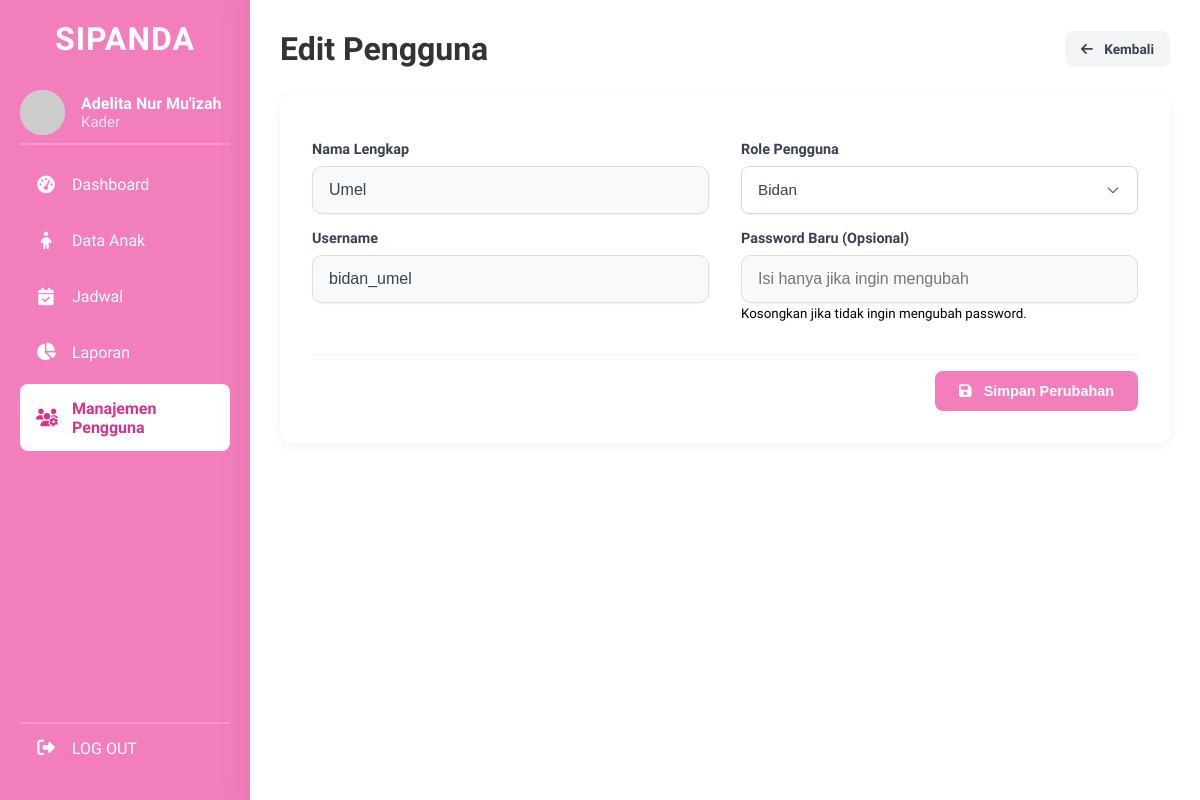
The app's page /edit_pengguna.php?id=1 (signed in) with its own data.
### tables this page shows
CREATE TABLE `users` (
  `id_user` int(11) NOT NULL,
  `nama_lengkap` varchar(100) NOT NULL,
  `username` varchar(50) NOT NULL,
  `password` varchar(255) NOT NULL,
  `role` enum('kader','bidan') NOT NULL,
  `created_at` timestamp NOT NULL DEFAULT current_timestamp(),
  `is_active` tinyint(1) DEFAULT 1
);

### edit_pengguna.php (the view, shortened to what this page needs)
<?php
require 'config/database.php';
$id_user_edit = $_GET['id'];
$stmt = $conn->prepare("SELECT id_user, nama_lengkap, username, role FROM users WHERE id_user = ?");
$stmt->bind_param("i", $id_user_edit);
$stmt->execute();
$result = $stmt->get_result();
$user = $result->fetch_assoc();
include 'templates/header.php';
?>
<div class="dashboard-container">
    <aside class="sidebar">
        <div class="sidebar-header">
            <h2>SIPANDA</h2>
        </div>
        <div class="sidebar-user">
            <img src="https://ui-avatars.com/api/?name=<?= urlencode($_SESSION['nama_lengkap']) ?>&background=FBCFE8&color=B42373"
                alt="User Avatar">
            <div class="user-info">
                <h4><?= htmlspecialchars($_SESSION['nama_lengkap']) ?></h4>
                <p><?= htmlspecialchars(ucfirst($_SESSION['role'])) ?></p>
            </div>
        </div>
        <ul class="sidebar-nav">
            <li><a href="dashboard_kader.php"><i class="fa-solid fa-tachometer-alt"></i> Dashboard</a></li>
            <li><a href="data_anak.php"><i class="fa-solid fa-child"></i> Data Anak</a></li>
            <li><a href="jadwal_imunisasi.php"><i class="fa-solid fa-calendar-check"></i> Jadwal</a></li>
            <li><a href="laporan.php"><i class="fa-solid fa-chart-pie"></i> Laporan</a></li>
            <li><a href="manajemen_pengguna.php" class="active"><i class="fa-solid fa-users-cog"></i> Manajemen
                    Pengguna</a></li>
        </ul>
        <div class="sidebar-footer">
            <ul class="sidebar-nav">
                <li><a href="<?= BASE_URL ?>/logout.php"><i class="fa-solid fa-right-from-bracket"></i> LOG OUT</a></li>
            </ul>
        </div>
    </aside>
    <main class="main-content">
        <div class="main-header">
            <h1>Edit Pengguna</h1>
            <a href="manajemen_pengguna.php" class="btn-kembali"><i class="fa-solid fa-arrow-left"></i> Kembali</a>
        </div>
        <div class="form-card">
            <form action="process/proses_edit_pengguna.php" method="POST">
                <div class="form-grid">
                    <div class="form-column">
                        <div class="form-group">
                            <label for="nama_lengkap">Nama Lengkap</label>
                            <input type="text" id="nama_lengkap" name="nama_lengkap" class="form-input"
                                value="<?= htmlspecialchars($user['nama_lengkap']) ?>" required>
                        </div>
                        <div class="form-group">
                            <label for="username">Username</label>
                            <input type="text" id="username" name="username" class="form-input"
                                value="<?= htmlspecialchars($user['username']) ?>" required>
                        </div>
                    </div>
                    <div class="form-column">
                        <div class="form-group">
                            <label for="role">Role Pengguna</label>
                            <select id="role" name="role" class="form-select" required>
                                <option value="bidan" <?= ($user['role'] == 'bidan') ? 'selected' : '' ?>>Bidan</option>
                            </select>
                        </div>
                        <div class="form-group">
                            <label for="password">Password Baru (Opsional)</label>
                            <input type="password" id="password" name="password" class="form-input"
                                placeholder="Isi hanya jika ingin mengubah" minlength="6">
                            <small>Kosongkan jika tidak ingin mengubah password.</small>
                        </div>
                    </div>
                </div>
                <div class="form-actions">
                    <button type="submit" class="btn-simpan">
                        <i class="fa-solid fa-save"></i> Simpan Perubahan
                    </button>
                </div>
            </form>
        </div>
    </main>
</div>
<?php $conn->close();
include 'templates/footer.php';  ?>

### assets/css/style.css (style rules this page uses)
* { margin: 0; padding: 0; box-sizing: border-box; }
body { font-family: "Baloo 2", cursive; background-color: white; min-height: 100vh; }
label { display: block; margin-bottom: 0.5rem; font-size: 14px; color: #444; font-weight: 500; }
input[type="text"], input[type="date"], input[type="password"] { width: 100%; padding: 0.8rem 1rem; border: 1px solid #ddd; border-radius: 10px; font-size: 1rem; background-color: #f8f9fb; transition: border-color 0.2s ease, box-shadow 0.2s ease; }

### assets/css/dashboard.css (style rules this page uses)
*, *::before, *::after { box-sizing: border-box; }
body.dashboard-body { display: block; justify-content: normal; align-items: normal; min-height: 100vh; background-color: white; }
.dashboard-container { display: flex; width: 100%; min-height: 100vh; }
.sidebar { width: 250px; background-color: #f37ebc; color: white; display: flex; flex-direction: column; padding: 20px; flex-shrink: 0; box-sizing: border-box; position: sticky; top: 0; height: 100vh; }
.sidebar-header { margin-bottom: 2rem; }
.sidebar-header h2 { font-size: 32px; font-weight: 700; text-align: center; letter-spacing: 1px; }
.sidebar-user { display: flex; align-items: center; margin-bottom: 1rem; padding-bottom: 0.5rem; border-bottom: 2px solid rgba(255, 255, 255, 0.2); }
.sidebar-user img { width: 45px; height: 45px; border-radius: 50%; margin-right: 1rem; background-color: #fbcfe8; }
.user-info h4 { font-size: 1rem; font-weight: 600; margin: 0; }
.user-info p { font-size: 15px; margin: 0; opacity: 0.8; }
.sidebar-nav { list-style: none; padding: 0; margin: 0; flex-grow: 1; }
.sidebar-nav li { margin-bottom: 0.5rem; }
.sidebar-nav a { display: flex; align-items: center; padding: 0.9rem 1rem; border-radius: 0.5rem; text-decoration: none; color: white; font-weight: 500; transition: background-color 0.2s ease; }
.sidebar-nav a i { width: 20px; margin-right: 1rem; font-size: 1.1rem; text-align: center; }
.sidebar-nav a.active { background-color: white; color: #d6338a; font-weight: 600; }
.sidebar-footer { margin-top: 0.5rem; border-top: 2px solid rgba(255, 255, 255, 0.2); }
.main-content { flex-grow: 1; padding: 1.5rem 2rem; background-color: #ffffff; box-shadow: -10px 0 25px rgba(0, 0, 0, 0.05); z-index: 10; }
.main-header { display: flex; justify-content: flex-start; align-items: center; margin-bottom: 0.5rem; }
.main-header h1 { font-size: 2rem; font-weight: 700; color: #333333; }
.card, .table-wrapper, .form-card, .profile-card { box-shadow: 0 2px 8px rgba(0, 0, 0, 0.05); }
.form-card { background-color: white; border-radius: 0.75rem; padding: 2rem; box-shadow: 0 4px 12px rgba(0, 0, 0, 0.05); }
.form-grid { display: grid; grid-template-columns: 1fr 1fr; gap: 2rem; }
.form-group label { display: block; font-weight: 600; color: #374151; margin-bottom: 0.5rem; font-size: 0.9rem; padding-top: 1rem; }
.form-input, .form-select, .form-textarea { width: 100%; padding: 0.75rem 1rem; border: 1px solid #d1d5db; border-radius: 0.5rem; font-size: 0.95rem; font-family: "Poppins", sans-serif; transition: border-color 0.2s, box-shadow 0.2s; background-color: #fff; color: #374151; box-shadow: 0 1px 2px rgba(0, 0, 0, 0.05); }
.form-select { appearance: none; -webkit-appearance: none; -moz-appearance: none; background-repeat: no-repeat; background-position: right 1rem center; background-size: 1rem; padding-right: 2.5rem; cursor: pointer; }
.form-input, .form-select { height: 48px; line-height: 1.5; }
.form-actions { margin-top: 2rem; text-align: right; border-top: 1px solid #f3f4f6; padding-top: 1rem; }
.btn-simpan { background-color: #f37ebc; color: white; padding: 0.75rem 1.5rem; border: none; border-radius: 0.5rem; font-weight: 600; font-size: 0.9rem; cursor: pointer; text-decoration: none; transition: background-color 0.2s ease; }
.btn-simpan i { margin-right: 0.5rem; }
.btn-kembali { background-color: #f3f4f6; color: #374151; padding: 0.6rem 1rem; border-radius: 0.5rem; font-size: 0.85rem; font-weight: 600; text-decoration: none; transition: background-color 0.2s ease; }
.btn-kembali i { margin-right: 0.5rem; }
* { transition: all 0.2s ease-in-out; }
.main-content { padding: 30px; }
.main-header { display: flex; justify-content: space-between; align-items: center; margin-bottom: 25px; }

### records on screen
users: nama_lengkap "Umel", username "bidan_umel", role "Bidan"

### other values on screen
$_SESSION['nama_lengkap'] "Adelita Nur Mu'izah"
$_SESSION['role'] "Kader"
